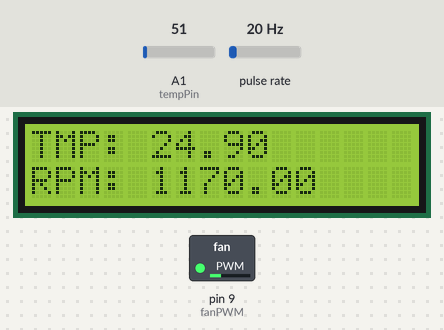
Simulated run of this sketch. Board: Arduino Uno, built with avr-gcc and run on an emulated ATmega328P. Parts: 16×2 character LCD, switched loads named in the sketch (green lamp = pin HIGH). Wiring (inferred from the names in the program): pulse sensor: data pin 8. Inputs (shaded band) come from the test bench; at power-on: A1 (tempPin) = 51, pulse rate 20 Hz.

Above: at 1.2 s.
1.3 s: A1 (tempPin) set to 59
At 2.4 s:
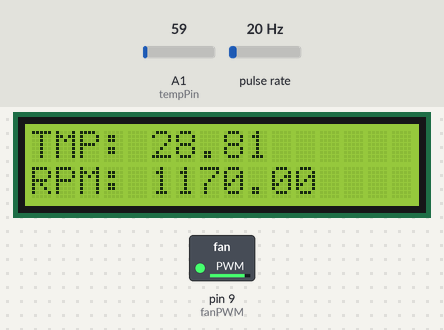
3.2 s: pulse rate (sensor on pin 8) set to 4 Hz
At 4.7 s:
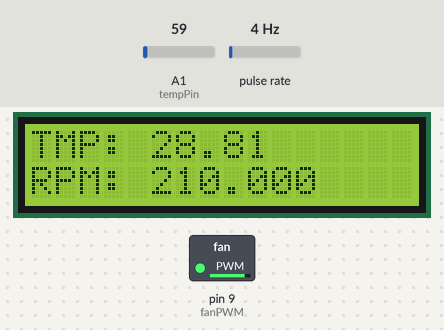
5.0 s: pulse rate (sensor on pin 8) set to 50 Hz
At 6.4 s:
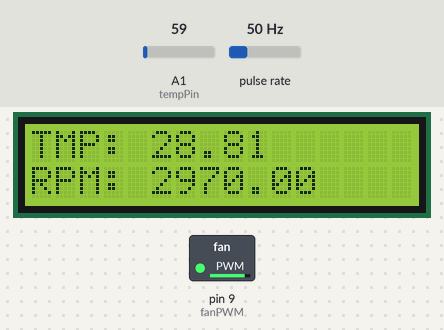
7.0 s: A1 (tempPin) set to 71
At 7.8 s:
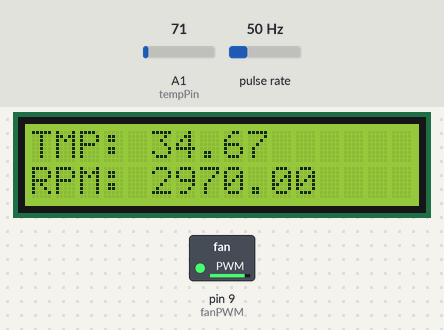
8.5 s: pulse rate (sensor on pin 8) set to 100 Hz
At 9.1 s:
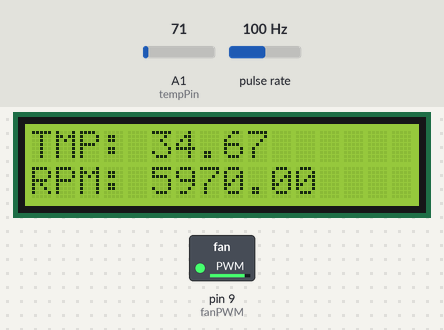
10.1 s: A1 (tempPin) set to 61
At 11.0 s:
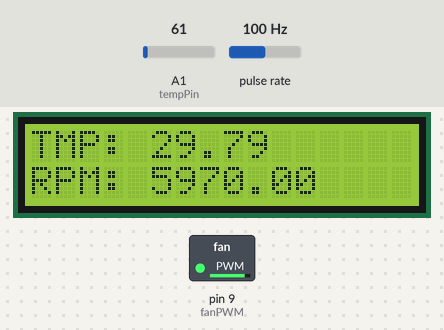
Timing chart, 0 to 12.6 s (numbered marks = the images above; inputs shaded):
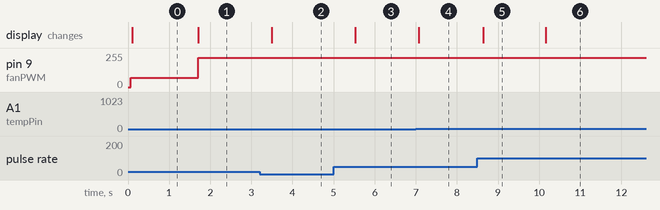

The sketch:

PWM_FAN.ino
```cpp
#include <LiquidCrystal.h>

// Fan sens (tach) wire connected to digital_8 port
int fanSens = 8;

// Fan PWM wire connected to digital_9 port
int fanPWM = 9;

// Middle pin of LM35 connected to analog_A1 port
int tempPin = 1;

// initialize the library with the numbers of the interface pins
LiquidCrystal lcd(12, 11, 5, 4, 3, 2);


void showRPM() {
  unsigned long pulseDuration = pulseIn(fanSens, LOW);
  double frequency = 1000000/pulseDuration;
  lcd.setCursor(5, 1);  // fifth column on the second row
  lcd.print(frequency/2*60);
}

void setup()
{
  pinMode(fanSens, INPUT);
  digitalWrite(fanSens,HIGH);
  lcd.begin(16,2);
  lcd.setCursor(0, 0); // cursor at top left
  lcd.print( "TMP:" );
  lcd.setCursor(0, 1);  // cursor at bottom left
  lcd.print("RPM:");
}

void loop()
{
  float val = analogRead(tempPin);
  float mv = (val/1024.0)*5000;
  float cel = mv/10; // this is the celcuis

  lcd.setCursor(5, 0); // fifth column on the first row
  lcd.print( cel );

  if (cel <= 27.0)
    analogWrite(fanPWM, 70);   // write value 70 to the fan
  else if (27.0 < cel)
    analogWrite(fanPWM, 220); // write value 220 to the fan

  showRPM();
  delay(500);
}
```

Measured:
- the behaviour switches between 55 and 56 on A1 (tempPin) (found by bisection; images 0 and 1)
- after the input at 1.3 s, pin 9 (fanPWM): 70/255 → 220/255 after 0.40 s; the display: changes after 0.40 s (image 1)
- after the input at 3.2 s, the display: changes after 0.30 s (image 2)
- after the input at 5.0 s, the display: changes after 0.53 s (image 3)
- after the input at 7.0 s, the display: changes after 0.07 s (image 4)
- after the input at 8.5 s, the display: changes after 0.14 s (image 5)
- after the input at 10.1 s, the display: changes after 0.06 s (image 6)
